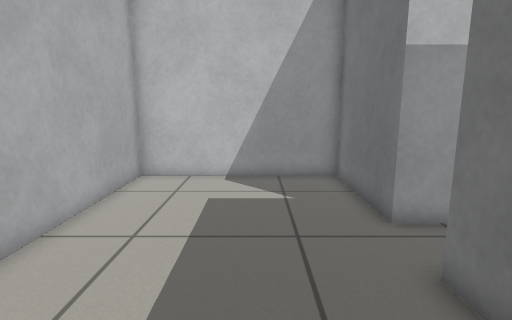
View 1 (above)

15 first-person views from a walk through a robot-simulator world made for Gazebo. The camera is 0.78 m above the floor, tilts 10° down and sees 80° across. The floor is counted in squares, 0.25 m on a side. Each view is taken from the middle of a square. On the plan, view 1 faces up. The plan holds only what a view shows up to about 20 squares ahead; the rest is blank.

View 2
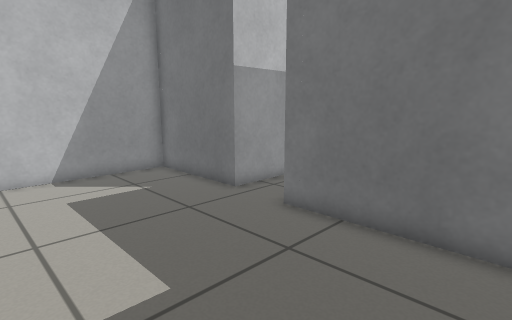

View 3
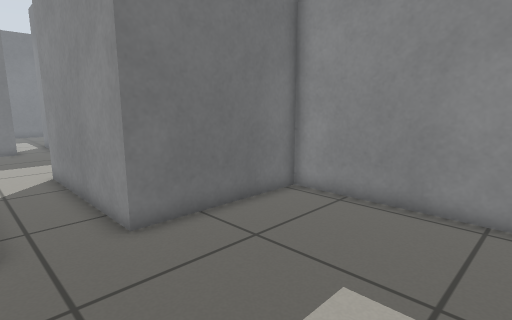

View 4
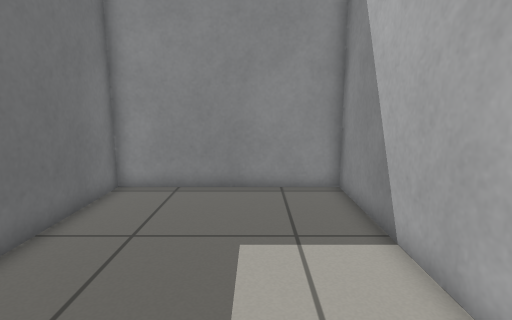

View 5
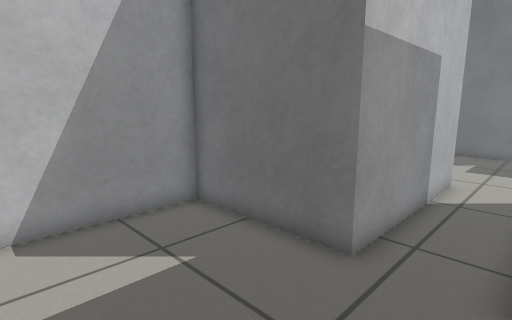

View 6
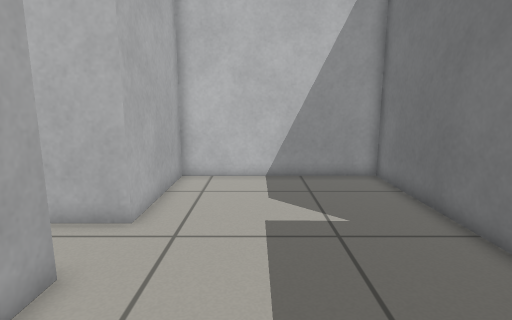

View 7
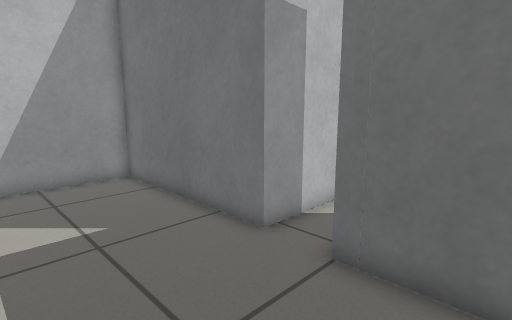

View 8
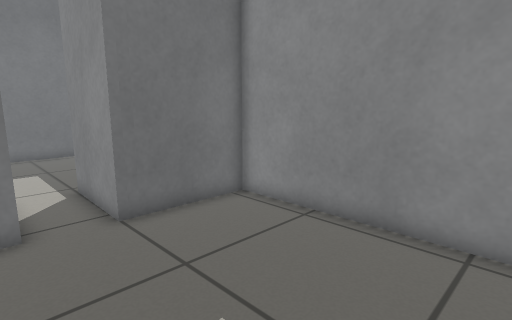

View 9
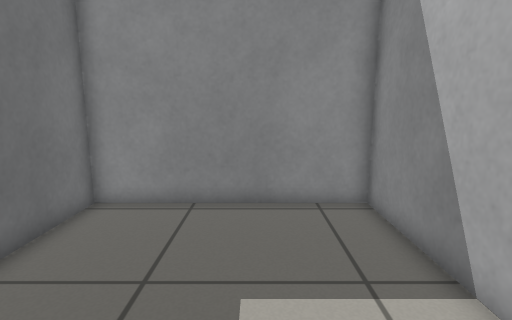

View 10
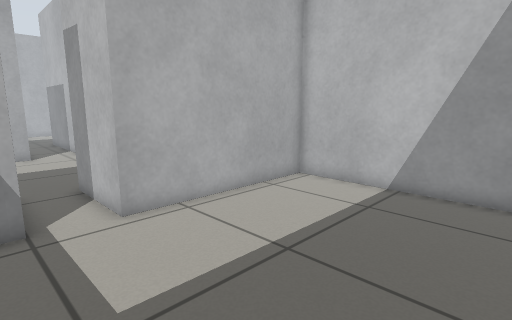

View 11
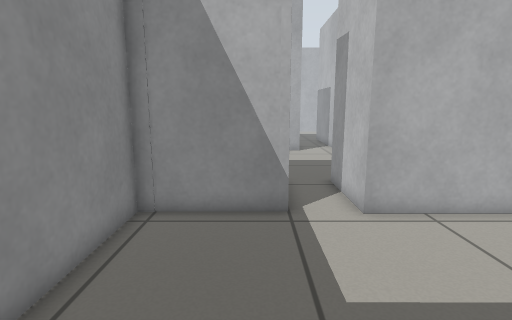

View 12
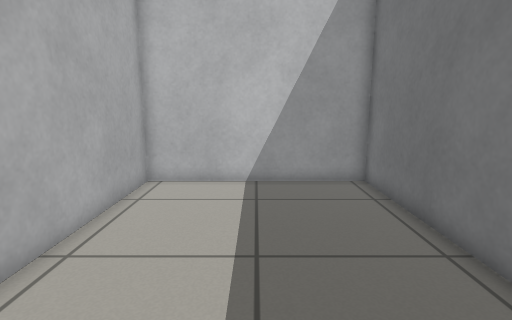

View 13
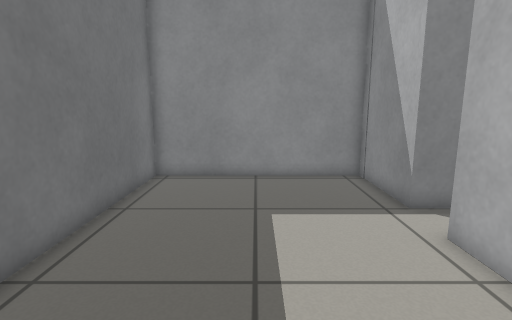

View 14
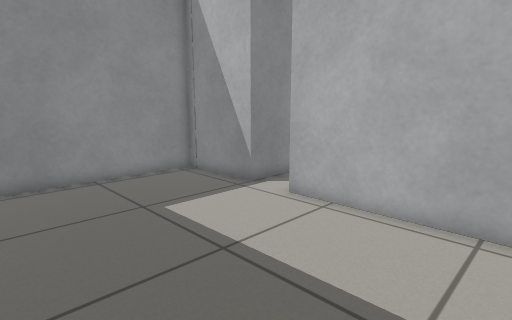

View 15
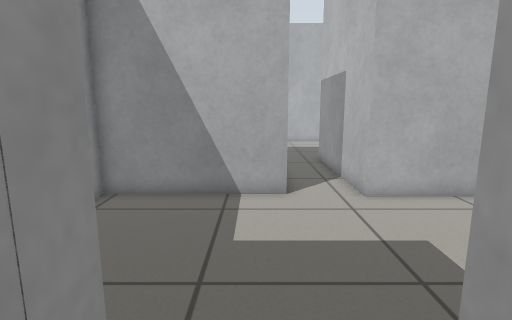

### Floor plan
Ten units are one square. View 1 is at (0, 0); x grows to the right and y downward. Boxes are objects, and circles mark ways between rooms. Rooms are numbered by the first view taken in them; rooms with no view inside come last. Other rooms are left out.
<svg viewBox="-58 -140 399 160">
<path fill="none" stroke="#000" d="M117 -78 37 -78 37 -135 -52 -135 -53 15 34 15 34 -51 114 -51M114 -51 114 15 203 15 203 -30 243 -30M244 -52 204 -52 204 -135 117 -135 117 -78M243 -30 243 15 335 15 336 -135 244 -135 244 -52"/>
<circle cx="115" cy="-65" r="3" fill="#2a7"/>
<circle cx="240" cy="-40" r="3" fill="#2a7"/>
<text x="0" y="-60">1</text>
<text x="160" y="-60">2</text>
<text x="290" y="-60">3</text>
</svg>
Room 1 opens to room 2. Room 2 opens to room 3.

Where each view was taken, in squares from view 1:
view 1: 0 up, 0 right, facing up
view 2: 1 down, 4 left, facing up-right
view 3: 8 up, 4 left, facing down-right
view 4: 10 up, 2 left, facing down
view 5: 5 up, 2 left, facing up-right
view 6: 0 up, 15 right, facing up
view 7: 0 up, 15 right, facing up-right
view 8: 6 up, 12 right, facing down-right
view 9: 8 up, 15 right, facing down
view 10: 2 up, 33 right, facing up-left
view 11: 2 up, 33 right, facing left
view 12: 1 up, 29 right, facing up
view 13: 12 up, 29 right, facing down
view 14: 12 up, 33 right, facing down-left
view 15: 4 up, 22 right, facing left
